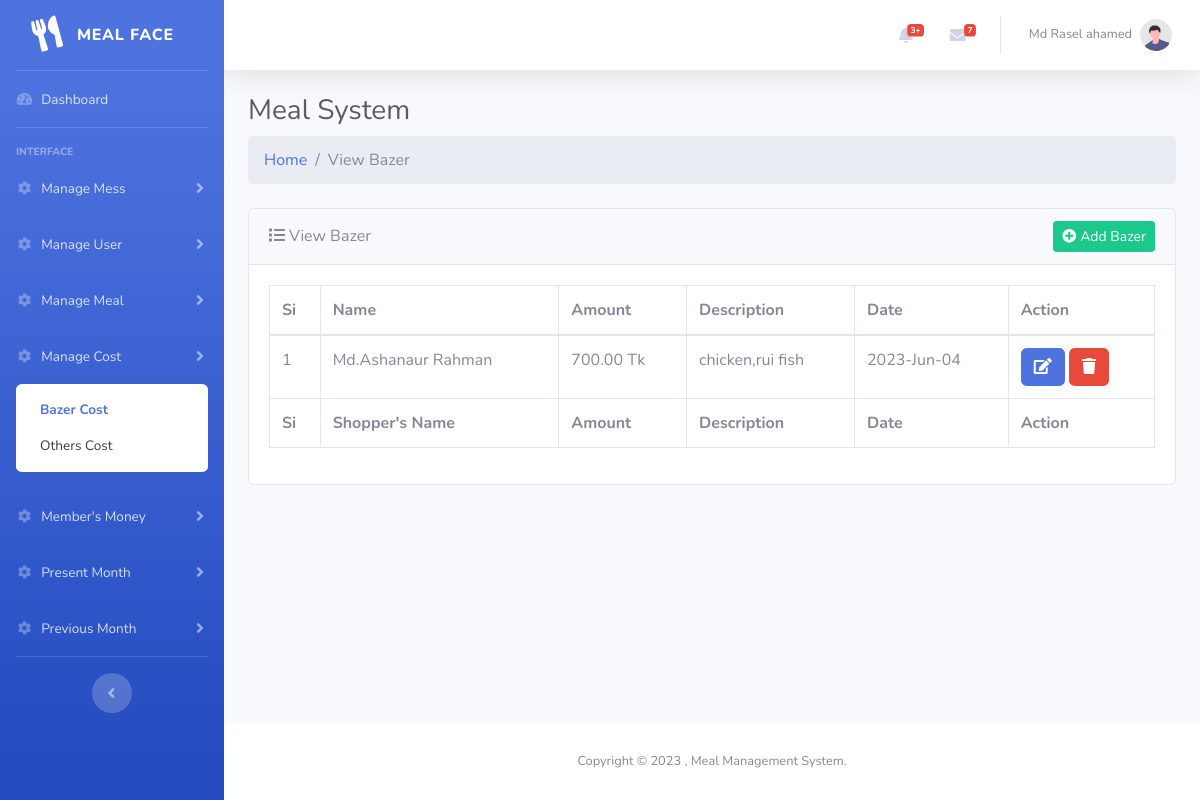
/backend/view-bazer.php (signed in), run on the app's committed database.
### tables this page shows
CREATE TABLE `bazer_cost` (
  `bazer_id` int(11) NOT NULL,
  `user_id` int(11) DEFAULT NULL,
  `mess_id` int(11) DEFAULT NULL,
  `bazer_amount` int(11) DEFAULT NULL,
  `bazer_description` longtext DEFAULT NULL,
  `bazer_date` date DEFAULT NULL,
  `created_by` int(11) DEFAULT NULL,
  `created_at` datetime NOT NULL DEFAULT current_timestamp()
);

CREATE TABLE `users` (
  `user_id` int(11) NOT NULL,
  `user_name` varchar(255) NOT NULL,
  `user_role` varchar(255) NOT NULL DEFAULT 'member',
  `user_mobile` varchar(255) DEFAULT NULL,
  `user_email` varchar(255) DEFAULT NULL,
  `user_password` varchar(255) NOT NULL,
  `mess_id` int(11) DEFAULT NULL
);

### backend/controller/main.php (called while the page is built, shortened)
<?php
    class Main{
        protected $host = "localhost";
        protected $user = "root";
        protected $pass = "";
        protected $db = "php_meal";
        protected $con;
        public function __construct(){
            if(!isset($this->con)){
                $this->con = new mysqli($this->host,$this->user,$this->pass,$this->db);
            }
            return $this->con;
        }
        public function getBazer($messId){
            $this->sql = "SELECT bazer_cost.*,users.user_name as user_name FROM bazer_cost INNER JOIN users ON users.user_id = bazer_cost.user_id WHERE bazer_cost.mess_id = '$messId'";
            $this->result = $this->con->query($this->sql);
            if($this->result == true){
                return $this->result;
            }else{
                return false;
            }
        }
    }
?>

### backend/view-bazer.php (the view, shortened to what this page needs)
<?php
    include "inc/header.php";
    $obj = new Main();
    $messId = $_SESSION['mess_id'];
    $BazerData = $obj->getBazer($messId);
    ?>
<div class="container-fluid">
    <div class="d-sm-flex align-items-center justify-content-between mb-2">
        <h3 class="h3 mb-0 text-gray-800">Meal System</h3>
    </div>
    <ol class="breadcrumb mb-4">
        <li class="breadcrumb-item"><a href="index.php">Home</a></li>
        <li class="breadcrumb-item active">View Bazer</li>
    </ol>
    <div class="card mb-4">
        <div class="card-header d-flex justify-content-between align-items-center">
            <span><i class="fas fa-list mr-1"></i>View Bazer</span>
            <small class="d-sm-block"><a href="add-bazer.php" class="btn btn-success btn-sm"><i
                        class="fas fa-plus-circle mr-1"></i>Add Bazer</a></small>
        </div>
        <div class="card-body">
            <div class="table-responsive">
                <table class="table table-bordered" id="dataTable" width="100%" cellspacing="0">
                    <thead>
                        <tr>
                            <th>Si</th>
                            <th>Name</th>
                            <th>Amount</th>
                            <th>Description</th>
                            <th>Date</th>
                            <th>Action</th>
                        </tr>
                    </thead>
                    <tfoot>
                        <tr>
                            <th>Si</th>
                            <th>Shopper's Name</th>
                            <th>Amount</th>
                            <th>Description</th>
                            <th>Date</th>
                            <th>Action</th>
                        </tr>
                    </tfoot>
                    <tbody>
                    <?php
                            if($BazerData->num_rows>0){
                                $si = 1;
                                while($row = $BazerData->fetch_object()){
                                    $d = strtotime($row->bazer_date);
                                    ?>
                        <tr>
                            <td><?php echo $si; ?></td>
                            <td class="text-capitalize"><?php echo $row->user_name; ?></td>
                            <td><?php echo number_format($row->bazer_amount,2) ?> Tk</td>
                            <td><?php echo $row->bazer_description; ?></td>
                            <td><?php echo date("Y-M-d", $d); ?></td>
                            <td>
                                <a class="btn btn-primary" href="add-bazer.php?bazer-id=<?php echo $row->bazer_id; ?>"><i class="fas fa-edit"></i></a>
                                <a class="btn btn-danger" href="#"><i class="fas fa-trash"></i></a>
                            </td>
                        </tr>
                        <?php
                            $si++;
                                }
                            }
                        ?>
                    </tbody>
                </table>
            </div>
        </div>
    </div>
</div>
<?php include "inc/footer.php"; ?>

### data on the page
bazer_cost: user.user_name "Md.Ashanaur Rahman", bazer_amount "700.00", bazer_description "chicken,rui fish", bazer_date "2023-Jun-04"

### other printed values
$_SESSION['user_name'] "Md Rasel ahamed"
